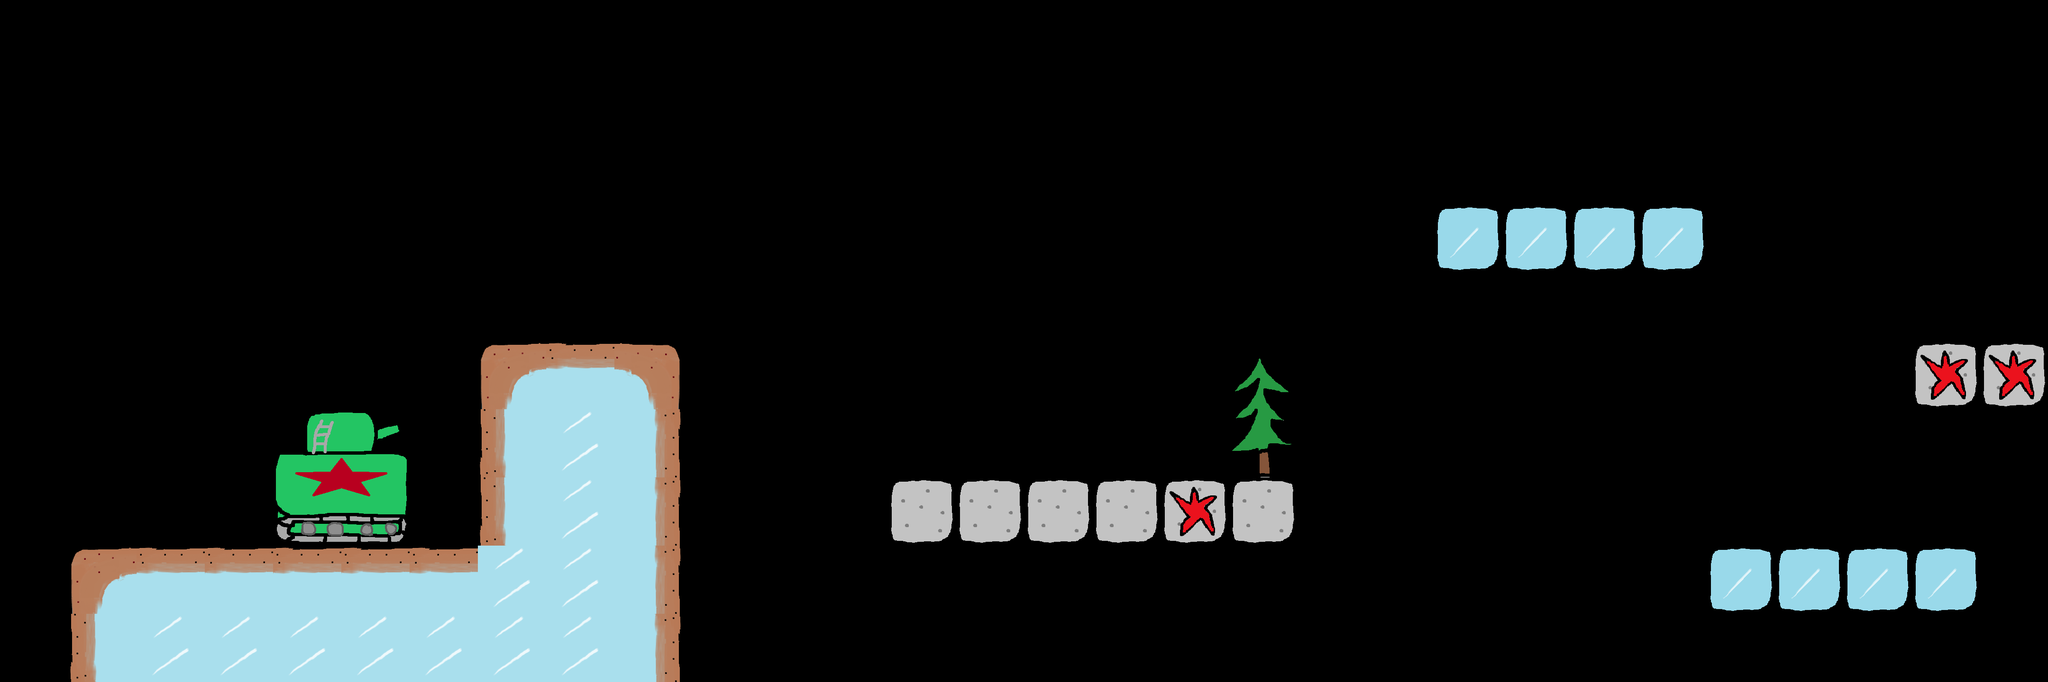

This is a level from a 2D game, rendered from its Tiled map with the project's own tilesets. A one-line summary and the map file follow, with tile-layer data summarised:
An orthogonal 30x10 tile map with 144x144 px tiles, 1 tile layer (tiles), 3 tilesets and 27 objects (2x 1.5, 1, 2, 0.5).

<map version="1.0" tiledversion="1.0.2" orientation="orthogonal" renderorder="right-down" width="30" height="10" tilewidth="144" tileheight="144" nextobjectid="29">
 <tileset firstgid="1" name="objects" tilewidth="144" tileheight="144" tilecount="6" columns="3">
  <image source="../../../graphics/tilesets/map_objects.png" width="432" height="288" />
 </tileset>
 <tileset firstgid="7" name="enemies" tilewidth="144" tileheight="144" tilecount="12" columns="3">
  <image source="../../../graphics/tilesets/sovietski_enemies.png" width="432" height="576" />
 </tileset>
 <tileset firstgid="19" name="tileset" tilewidth="144" tileheight="144" tilecount="18" columns="3">
  <image source="../../../graphics/tilesets/sovietski_tileset.png" width="432" height="864" />
 </tileset>
 <layer name="tiles" width="30" height="10">
  <data>[300 cells, 49 non-empty, 15 distinct tile ids]</data>
 </layer>
 <objectgroup name="objects">
  <object id="1" gid="4" x="2160" y="288" width="144" height="144" />
  <object id="2" gid="4" x="2160" y="432" width="144" height="144" />
  <object id="3" gid="4" x="2016" y="432" width="144" height="144" />
  <object id="4" gid="4" x="2016" y="576" width="144" height="144" />
  <object id="5" gid="4" x="2304" y="576" width="144" height="144" />
  <object id="6" gid="4" x="2304" y="432" width="144" height="144" />
  <object id="7" gid="4" x="1872" y="288" width="144" height="144" />
  <object id="8" gid="4" x="2448" y="288" width="144" height="144" />
  <object id="9" gid="4" x="2160" y="144" width="144" height="144" />
  <object id="10" gid="4" x="2448" y="720" width="144" height="144" />
  <object id="11" gid="4" x="1872" y="720" width="144" height="144" />
  <object id="12" gid="5" x="4176" y="720" width="144" height="144" />
  <object id="13" gid="3" x="1584" y="576" width="144" height="144" />
  <object id="14" gid="3" x="2592" y="576" width="144" height="144" />
  <object id="15" gid="3" x="3744" y="864" width="144" height="144" />
  <object id="16" gid="1" x="432" y="864" width="144" height="144" />
 </objectgroup>
 <objectgroup name="enemies">
  <object id="17" type="1.5" gid="10" x="3312" y="432" width="144" height="144" />
  <object id="18" type="1" gid="9" x="1152" y="720" width="144" height="144" />
  <object id="19" type="2" gid="10" x="2160" y="1008" width="144" height="144" />
  <object id="20" type="1.5" gid="7" x="3820" y="1156" width="144" height="144" />
  <object id="21" gid="14" x="3888" y="1152" width="144" height="144" />
  <object id="22" gid="15" x="4032" y="1152" width="144" height="144" />
  <object id="23" gid="12" x="1872" y="1008" width="144" height="144" />
  <object id="24" gid="13" x="2016" y="1008" width="144" height="144" />
  <object id="26" type="0.5" gid="11" x="2592" y="144" width="144" height="144" />
  <object id="27" gid="11" x="3888" y="144" width="144" height="144" />
  <object id="28" gid="16" x="864" y="144" width="144" height="144" />
 </objectgroup>
</map>
